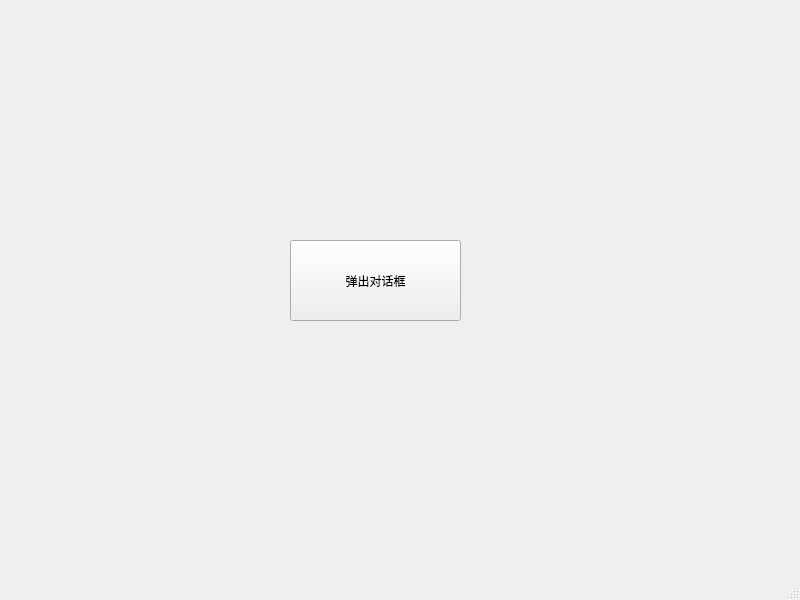
<?xml version="1.0" encoding="UTF-8"?>
<ui version="4.0">
 <class>MainWindow</class>
 <widget class="QMainWindow" name="MainWindow">
  <property name="geometry">
   <rect>
    <x>0</x>
    <y>0</y>
    <width>800</width>
    <height>600</height>
   </rect>
  </property>
  <property name="windowTitle">
   <string>MainWindow</string>
  </property>
  <widget class="QWidget" name="centralwidget">
   <widget class="QPushButton" name="pushButton">
    <property name="geometry">
     <rect>
      <x>290</x>
      <y>240</y>
      <width>171</width>
      <height>81</height>
     </rect>
    </property>
    <property name="text">
     <string>弹出对话框</string>
    </property>
   </widget>
  </widget>
  <widget class="QMenuBar" name="menubar">
   <property name="geometry">
    <rect>
     <x>0</x>
     <y>0</y>
     <width>800</width>
     <height>21</height>
    </rect>
   </property>
  </widget>
  <widget class="QStatusBar" name="statusbar"/>
 </widget>
 <resources/>
 <connections/>
</ui>
